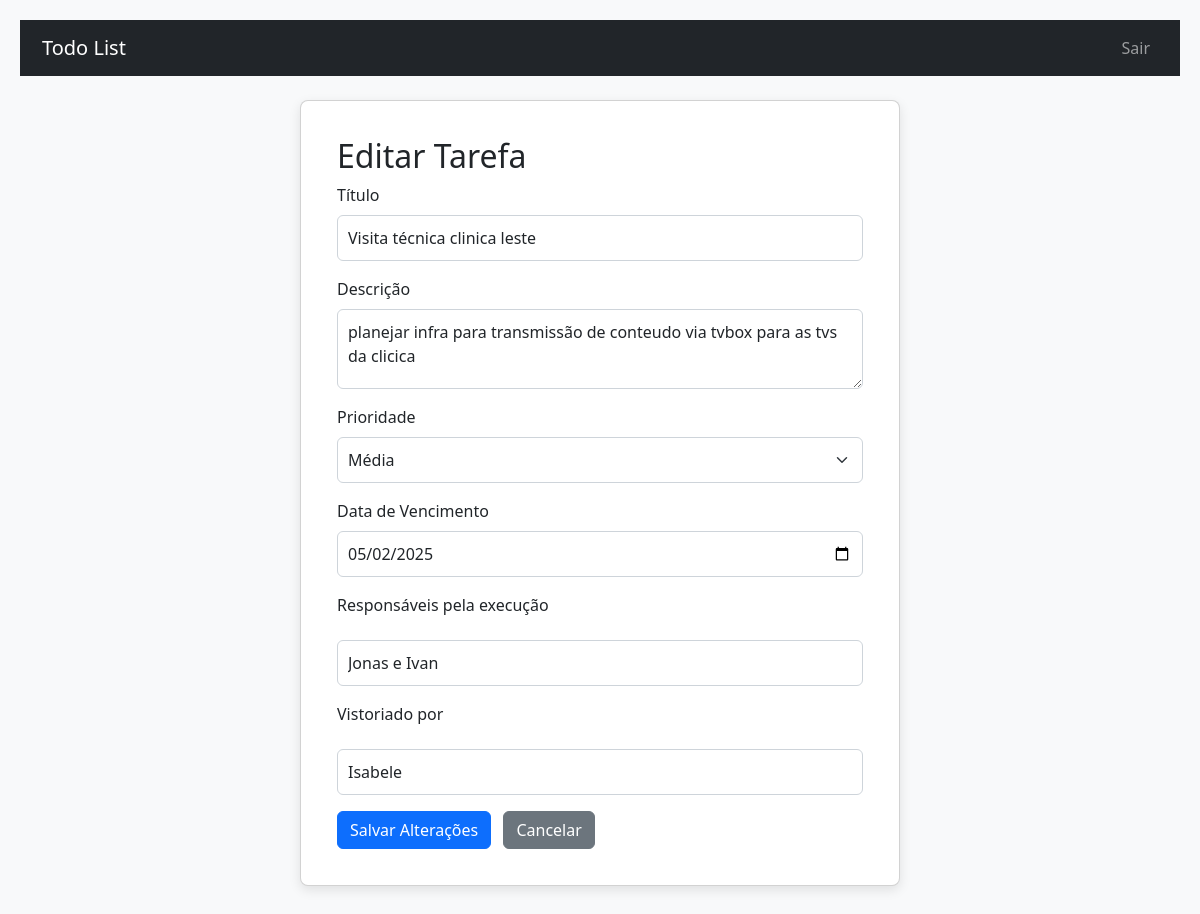
Page /edit_task.php?id=5 (signed in) on the committed database.
### tables this page shows
CREATE TABLE "tasks" (
            id INTEGER PRIMARY KEY AUTOINCREMENT,
            user_id INTEGER NOT NULL,
            title TEXT NOT NULL,
            description TEXT,
            priority INTEGER DEFAULT 1,
            status INTEGER DEFAULT 0,
            due_date DATETIME,
            completion_notes TEXT,
            created_at DATETIME DEFAULT CURRENT_TIMESTAMP
        , start_time DATETIME, end_time DATETIME, responsaveis_execucao TEXT, vistoriado_por TEXT, visita_solicitada_por TEXT);

### edit_task.php (the view, shortened to what this page needs)
<?php
$db = Database::getInstance()->getConnection();
$user_id = $_SESSION['user_id'];
$task_id = intval($_GET['id']);
$stmt = $db->prepare('SELECT * FROM tasks WHERE id = :id AND user_id = :user_id');
$stmt->bindValue(':id', $task_id, SQLITE3_INTEGER);
$stmt->bindValue(':user_id', $user_id, SQLITE3_INTEGER);
$result = $stmt->execute();
$task = $result->fetchArray(SQLITE3_ASSOC);
require_once 'includes/header.php';
?>
<div class="card mx-auto" style="max-width: 600px;">
    <div class="card-body">
        <h2 class="card-title">Editar Tarefa</h2>
        <form method="POST">
            <div class="mb-3">
                <label for="title" class="form-label">Título</label>
                <input type="text" id="title" name="title" class="form-control" required value="<?php echo htmlspecialchars($task['title']); ?>">
            </div>
            <div class="mb-3">
                <label for="description" class="form-label">Descrição</label>
                <textarea id="description" name="description" class="form-control"><?php echo htmlspecialchars($task['description']); ?></textarea>
            </div>
            <div class="mb-3">
                <label for="priority" class="form-label">Prioridade</label>
                <select id="priority" name="priority" class="form-select">
                    <option value="2" <?php if ($task['priority'] == 2) echo 'selected'; ?>>Média</option>
                </select>
            </div>
            <div class="mb-3">
                <label for="due_date" class="form-label">Data de Vencimento</label>
                <input type="date" id="due_date" name="due_date" class="form-control" value="<?php echo htmlspecialchars($task['due_date']); ?>">
            </div>
            <div class="mb-3">
                <label for="responsaveis_execucao" class="form-label">Responsáveis pela execução</label>
                <input type="text" id="responsaveis_execucao" name="responsaveis_execucao" class="form-control" value="<?php echo htmlspecialchars($task['responsaveis_execucao'] ?? ''); ?>">
            </div>
            <div class="mb-3">
                <label for="vistoriado_por" class="form-label">Vistoriado por</label>
                <input type="text" id="vistoriado_por" name="vistoriado_por" class="form-control" value="<?php echo htmlspecialchars($task['vistoriado_por'] ?? ''); ?>">
            </div>
            <button type="submit" class="btn btn-primary">Salvar Alterações</button>
            <a href="dashboard.php" class="btn btn-secondary ms-2">Cancelar</a>
        </form>
    </div>
</div>
<?php require_once 'includes/footer.php'; ?>

### assets/styles.css (style rules this page uses)
body { font-family: 'Segoe UI', Tahoma, Geneva, Verdana, sans-serif; background-color: #f8f9fa; margin: 0; padding: 20px; color: #343a40; }
.card { background-color: #ffffff; border-radius: 8px; box-shadow: 0 4px 12px rgba(0, 0, 0, 0.1); padding: 20px; margin-bottom: 20px; }
.form-control, .form-select, textarea { border: 1px solid #ced4da; border-radius: 6px; padding: 10px; font-size: 1rem; transition: border-color 0.3s ease; }
textarea.form-control { resize: vertical; min-height: 80px; }
.form-control[name="responsaveis_execucao"], .form-control[name="vistoriado_por"] { margin-top: 15px; margin-bottom: 15px; }

### rows in the picture
tasks: title "Visita técnica clinica leste", description "planejar infra para transmissão de conteudo via tvbox para as tvs da clicica", priority "Média", due_date "05/02/2025", responsaveis_execucao "Jonas e Ivan", vistoriado_por "Isabele"
